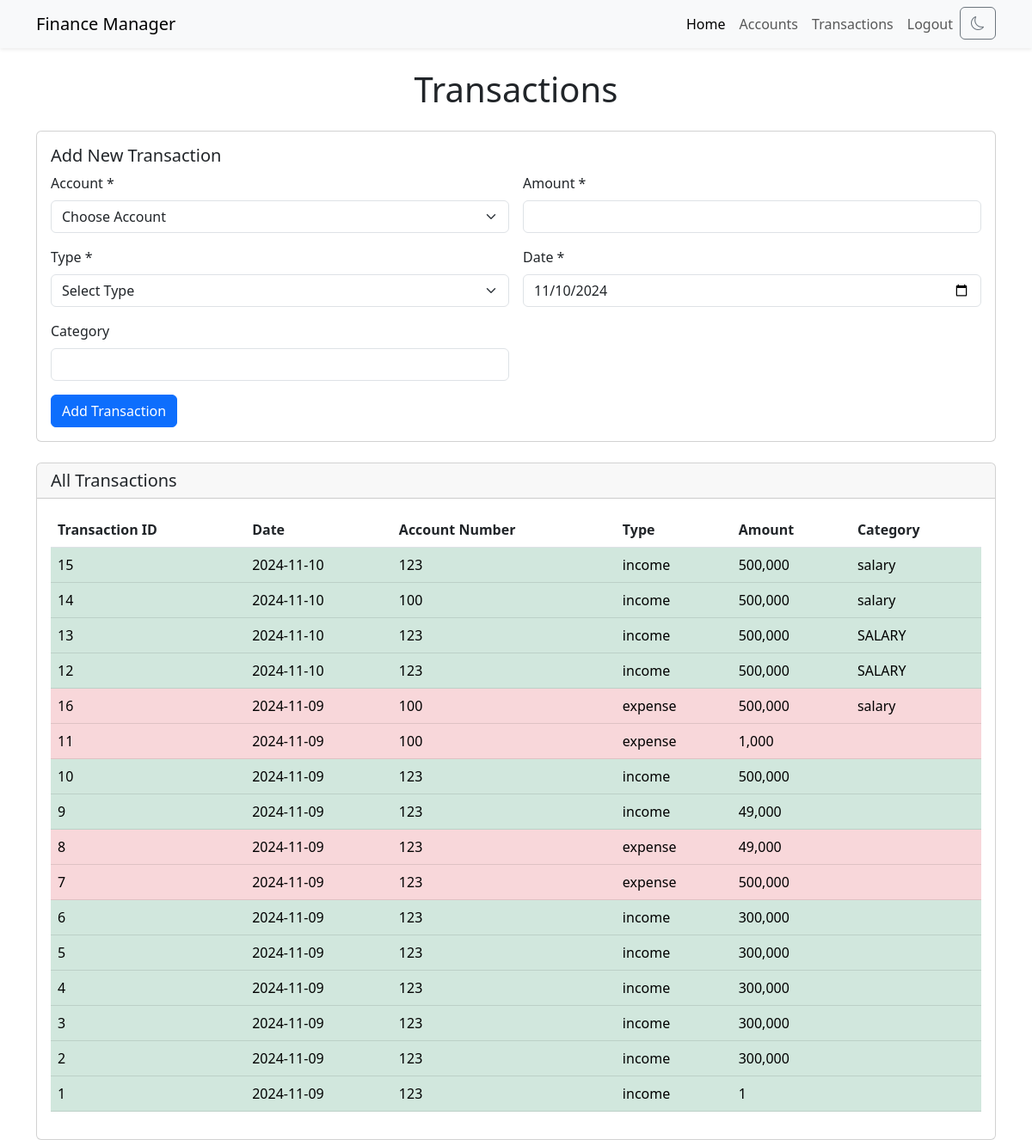
Page /transactions (signed in) on the earlier database version.
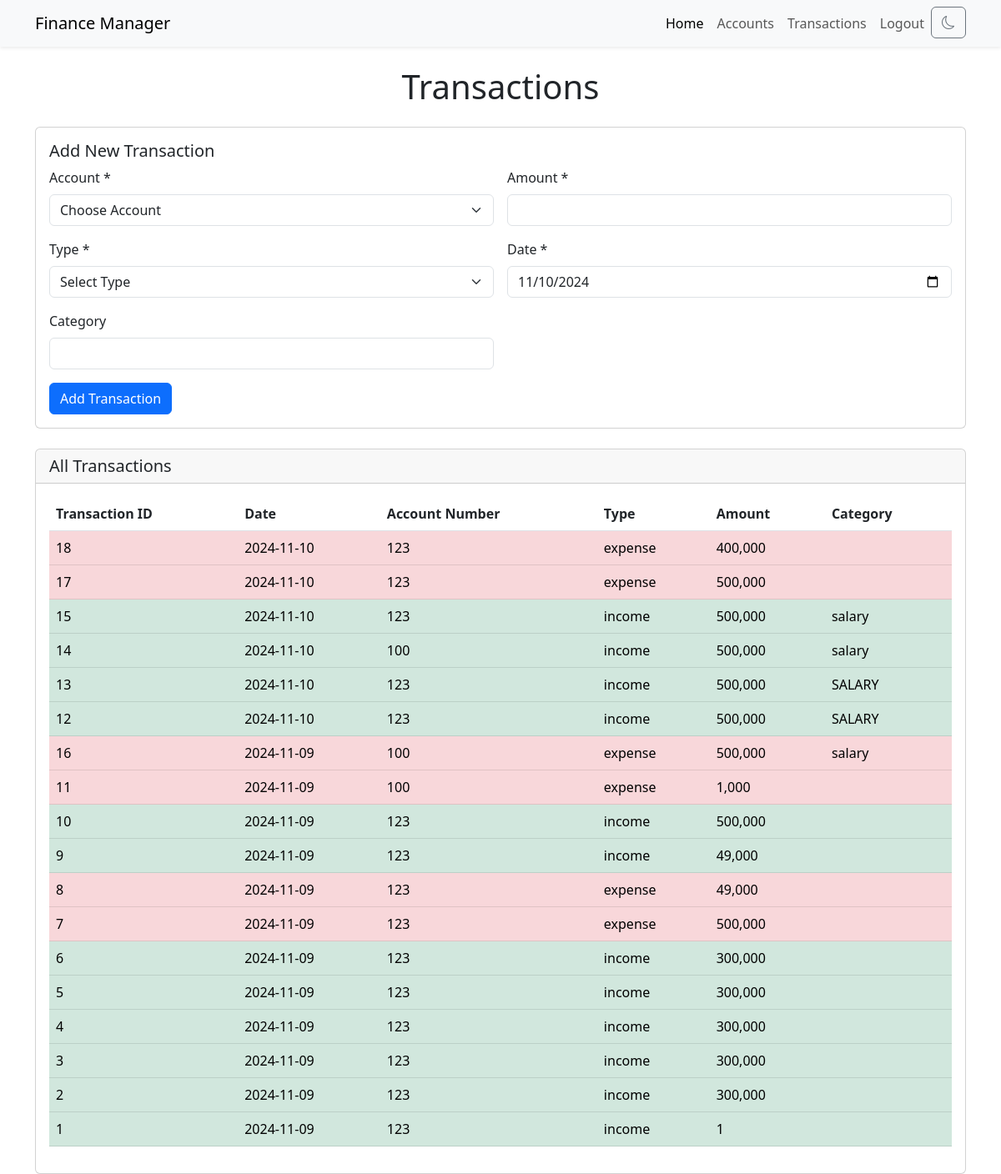
Same page on the later database version.
### app.py (models this page shows, shortened)
class TransactionsTable(db.Model):
    __tablename__ = 'transactions'
    tno = db.Column(db.Integer, primary_key = True, autoincrement = True)
    userid = db.Column(db.Integer, db.ForeignKey("users.id", ondelete='CASCADE'), nullable = False)
    date = db.Column(db.String, nullable = False)
    accno = db.Column(db.Integer, db.ForeignKey("accounts.accno"), nullable = False)
    type = db.Column(db.String, nullable = False)
    amount = db.Column(db.Integer, nullable = False)
    category = db.Column(db.String)

### app.py (the view, shortened to what this page needs)
@app.route('/transactions', methods = ["GET", "POST"])
@login_required
def transactions():
    form = TransactionForm()
    transactions = TransactionsTable.query.filter_by(userid=current_user.id).order_by(TransactionsTable.date.desc(), TransactionsTable.tno.desc()).all()
    form.account_number.choices = [('', "Choose Account")] + [(i.accno, f"{i.accno} - {i.bank}") for i in AccountsTable.query.filter_by(userid=current_user.id).all()]
    return render_template('transactions.html', form=form, transactions=transactions)

### app.py
class TransactionForm(FlaskForm):
    account_number = SelectField("Account Number", validators=[InputRequired()])
    amount = IntegerField('Amount', validators=[InputRequired()])
    type = SelectField('Type', choices=[('', "Select Type"), ('expense', "Expenditure"), ('income', "Income")],validators=[InputRequired()])
    date = DateField('Date', default=datetime.today(), validators=[InputRequired()])
    category = StringField('Category')
    submit = SubmitField('Add Transaction')

### app.py (called while the page is built)
@login_manager.user_loader
def load_user(user_id):
    return UsersTable.query.get(int(user_id))

### templates/transactions.html (shortened to what this page needs)
{% extends "layout.html" %}
{% block content %}
<div class="container mt-4">
    <h1 class="mb-4 text-center">Transactions</h1>
    <div class="card mb-4">
        <div class="card-body">
            <h5 class="card-title">Add New Transaction</h5>
            <form id="addTransactionForm" class="row g-3" method="POST">
                <div class="col-md-6">
                    <label for="transactionAccount" class="form-label">Account *</label>
                    {{ form.account_number(class="form-select", id="transactionAccount") }}
                </div>
                <div class="col-md-6">
                    <label for="transactionAmount" class="form-label">Amount *</label>
                    {{ form.amount(class="form-control", id="transactionAmount") }}
                </div>
                <div class="col-md-6">
                    <label for="transactionType" class="form-label">Type *</label>
                    {{ form.type(class="form-select", id="transactionType") }}
                </div>
                <div class="col-md-6">
                    <label for="transactionDate" class="form-label">Date *</label>
                    {{ form.date(class="form-control", id="transactionDate") }}
                </div>
                <div class="col-md-6">
                    <label for="transactionCategory" class="form-label">Category</label>
                    {{ form.category(class="form-control", id="transactionCategory") }}
                </div>
                <div class="col-12">
                    {{ form.submit(class="btn btn-primary") }}
                </div>
            </form>
        </div>
    </div>
    <div class="card">
        <div class="card-header">
            <h5 class="card-title mb-0">All Transactions</h5>
        </div>
        <div class="card-body">
            {% if transactions %}
            <table id="transactionsTable" class="table">
                <thead>
                    <tr>
                        <th scope="col">Transaction ID</th>
                        <th scope="col">Date</th>
                        <th scope="col">Account Number</th>
                        <th scope="col">Type</th>
                        <th scope="col">Amount</th>
                        <th scope="col">Category</th>
                    </tr>
                </thead>
                <tbody>
                    {% for transaction in transactions %}
                    {% if transaction.type == 'income' %}
                        <tr class="table-success">
                    {% else %}
                        <tr class="table-danger">
                    {% endif %}
                            <td>{{transaction.tno}}</td>
                            <td>{{transaction.date}}</td>
                            <td>{{transaction.accno}}</td>
                            <td>{{transaction.type}}</td>
                            <td>{{"{:,}".format(transaction.amount)}}</td>
                            <td>{{transaction.category}}</td>
                        </tr>
                    {% endfor %}
                </tbody>
            </table>
            {% else %}
            <div class="alert alert-info" role="info">
                <i class="fas fa-exclamation-circle"></i> &nbsp; No transactions yet.
            </div>
            {% endif %}
        </div>
    </div>
</div>
{% endblock %}

### templates/layout.html (shortened to what this page needs)
<!DOCTYPE html>
<html lang="en">
<head>
    <link href="https://cdn.jsdelivr.net/npm/bootstrap@5.3.0/dist/css/bootstrap.min.css" rel="stylesheet">
    <link rel="stylesheet" href="https://cdn.jsdelivr.net/npm/bootstrap-icons@1.7.2/font/bootstrap-icons.css">
</head>
<body id="body" data-bs-theme="light">
    <nav class="navbar navbar-expand-lg navbar-light bg-light shadow-sm" id="navbar">
        <div class="container">
            <a class="navbar-brand" href="/">Finance Manager</a>
            <div class="collapse navbar-collapse" id="navbarNav">
                <ul class="navbar-nav ms-auto">
                    <li class="nav-item">
                        <a class="nav-link active" href="/">Home</a>
                    </li>
                    <li class="nav-item">
                        <a class="nav-link" href="/accounts">Accounts</a>
                    </li>
                    <li class="nav-item">
                        <a class="nav-link" href="/transactions">Transactions</a>
                    </li>
                    <li class="nav-item">
                        <a class="nav-link" href="/logout">Logout</a>
                    </li>
                    <li class="nav-item">
                        <button class="btn btn-outline-secondary" id="darkModeToggle">
                        </button>
                    </li>
                </ul>
            </div>
        </div>
    </nav>
    {% block content %}{% endblock %}
</body>
</html>

Differences in the rows shown:
added TransactionsTable: amount "400,000"
added TransactionsTable: amount "500,000"
